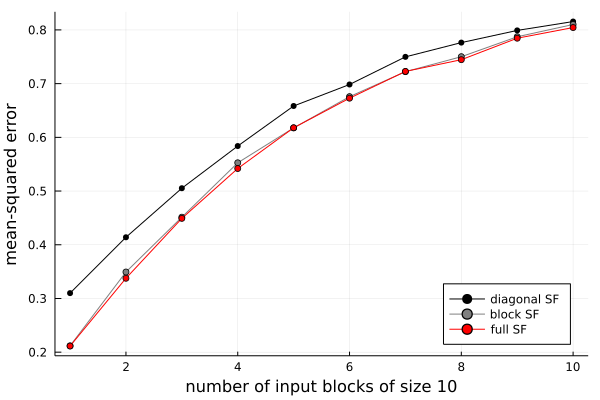

Recreate this plot in Julia.
#########
# Setup #
#########

using SynapticFilter

ρ         = 40   # input firing rate
τm        = 0.1  # membrane time constant
τ         = 100  # OU time constant
σs        = 1    # OU variance
g0        = 20   # baseline output firing rate
β0        = 0.01 # gain for numblocks = 1
blocksize = 10   # size of input block
τblock    = 0.1  # duration of block activation

epoch      = ceil(Int, τ)                   # duration of one epoch
num_epochs = 512                            # number of epochs to simulate 
num_burnin = 2                              # number of epochs to burn in
ts_per_sec = 1000                           # number of timesteps per seconds 
                                            # (reciprocal of timestep)
num_timesteps = num_epochs*epoch*ts_per_sec # total number of timesteps
burnin        = num_burnin*epoch*ts_per_sec # number of timesteps for burn in
timestep      = 1/ts_per_sec                # time step

resultsFull  = Dict{Int, Float64}()
resultsBlock = Dict{Int, Float64}()
resultsDiag  = Dict{Int, Float64}()


###########################
# Performance simulations #
###########################

imodel = BlockPoissonExpModel(ρ, τm, numblocks, blocksize, τblock)
smodel = OUModel(τ, σs)

# performance sims for DiagSF, loop over number of blocks in parallel
Threads.@threads for numblocks in 1:10
    dim = numblocks * blocksize

    omodel = BlockExpGainModel(g0, β0 / sqrt(numblocks), numblocks, blocksize, τblock)
    filter = DiagSF(dim, smodel, omodel)

    sim = Simulation(imodel, smodel, omodel, filter)

    mse = ComputeMSE(
        sim; num_timesteps = num_timesteps, timestep = timestep, burnin = burnin
    )
    println("DiagSF for numblocks = ", numblocks, ": ", mse)

    resultsDiag[numblocks] = mse
end

# performance sims for FullSF, loop over number of blocks in parallel
Threads.@threads for numblocks in 1:10
    dim = numblocks * blocksize

    omodel = BlockExpGainModel(g0, β0 / sqrt(numblocks), numblocks, blocksize, τblock)
    filter = FullSF(dim, smodel, omodel)

    sim = Simulation(imodel, smodel, omodel, filter)

    mse = ComputeMSE(
        sim; num_timesteps = num_timesteps, timestep = timestep, burnin = burnin
    )
    println("FullSF for numblocks = ",numblocks, ": ", mse)

    resultsFull[numblocks] = mse
end

# performance sims for BlockSF, loop over number of blocks in parallel
Threads.@threads for numblocks in 1:10
    dim = numblocks * blocksize

    omodel = BlockExpGainModel(g0, β0 / sqrt(numblocks), numblocks, blocksize, τblock)
    filter = BlockSF(numblocks, blocksize, smodel, omodel)

    sim = Simulation(imodel, smodel, omodel, filter)

    mse = ComputeMSE(
        sim; num_timesteps = num_timesteps, timestep = timestep, burnin = burnin
    )
    println("BlockSF for numblocks = ",numblocks, ": ", mse)

    resultsBlock[numblocks] = mse
end


############
# Plotting #
############

using Plots
plot(
    resultsDiag, 
    label = "diagonal SF", 
    color = "black", 
    markershape = :circle,
    legend = :bottomright
)
plot!(
    resultsBlock, 
    label = "block SF", 
    color = "gray", 
    markershape = :circle,
    markercolor = "gray"
)
plot!(
    resultsFull, 
    label = "full SF", 
    color = "red",
    markercolor = "red",
    markershape = :circle, 
    xlabel = "number of input blocks of size 10",
    ylabel = "mean-squared error", 
)

savefig("exp/fig/sparse_lowD.png")
